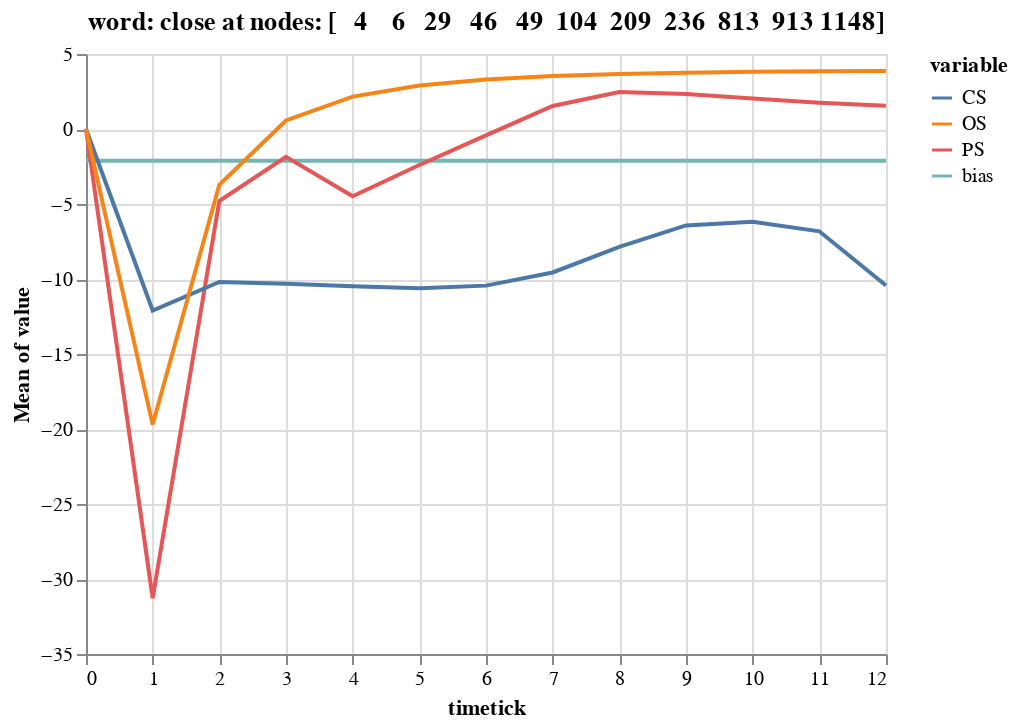

Source (notebook cell):
### Code cell
sel_node = all_on_nodes
node_df = df.loc[df.unit.isin(sel_node)]
plot_df = node_df.loc[~node_df.variable.isin(['act', 'input', 'SS', 'PP'])]

alt.Chart(plot_df).mark_line().encode(
    y='mean(value):Q', 
    x='timetick:Q', 
    color='variable:N'
    ).properties(title=f"word: {target_word} at nodes: {sel_node}")

### Figure 1 — Vega-Lite specification as saved in the notebook (floating-point values rounded to 4 significant figures; data arrays with more than 128 entries replaced by an {"elided": "..."} marker saying what was removed)
{"config": {"view": {"continuousWidth": 400, "continuousHeight": 300}}, "data": {"name": "data-4905538a2297b99ded9f5252ca0eec1e"}, "mark": "line", "encoding": {"color": {"type": "nominal", "field": "variable"}, "x": {"type": "quantitative", "field": "timetick"}, "y": {"type": "quantitative", "aggregate": "mean", "field": "value"}}, "title": "word: close at nodes: [   4    6   29   46   49  104  209  236  813  913 1148]", "$schema": "https://vega.github.io/schema/vega-lite/v4.8.1.json", "datasets": {"data-4905538a2297b99ded9f5252ca0eec1e": {"elided": "572 records"}}}
